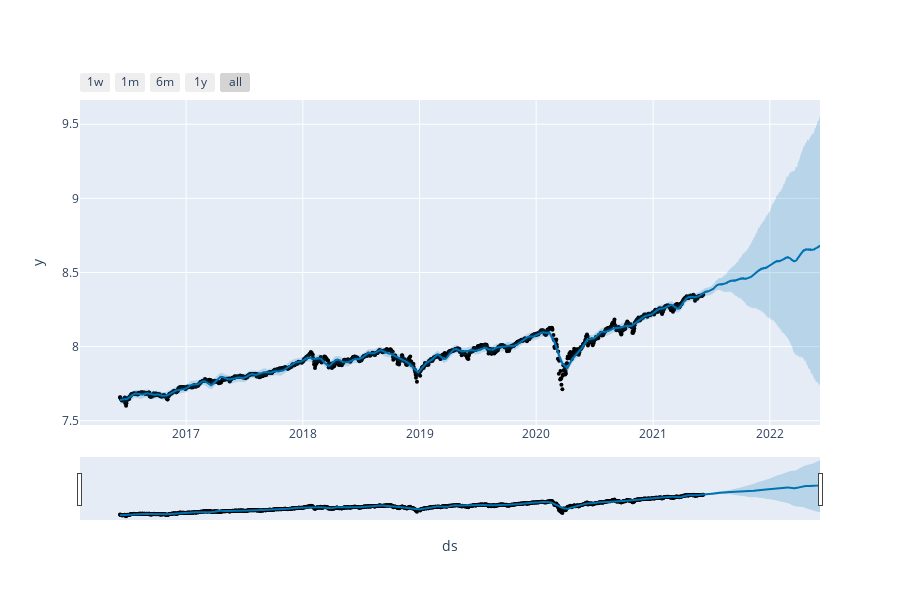

The notebook cell this image was saved under:
### Code cell
plot_plotly(model, forecast)

### Figure 1 — Plotly figure (JSON) as saved in the notebook; plotly's stock layout.template omitted (floating-point values rounded to 4 significant figures; data arrays with more than 128 entries replaced by an {"elided": "..."} marker saying what was removed)
{"data": [{"marker": {"color": "black", "size": 4}, "mode": "markers", "name": "Actual", "type": "scatter", "x": {"elided": "1258 str values"}, "y": {"elided": "1258 float values"}}, {"hoverinfo": "skip", "line": {"width": 0}, "mode": "lines", "type": "scatter", "x": {"elided": "1623 str values"}, "y": {"elided": "1623 float values"}}, {"fill": "tonexty", "fillcolor": "rgba(0, 114, 178, 0.2)", "line": {"color": "#0072B2", "width": 2}, "mode": "lines", "name": "Predicted", "type": "scatter", "x": {"elided": "1623 str values"}, "y": {"elided": "1623 float values"}}, {"fill": "tonexty", "fillcolor": "rgba(0, 114, 178, 0.2)", "hoverinfo": "skip", "line": {"width": 0}, "mode": "lines", "type": "scatter", "x": {"elided": "1623 str values"}, "y": {"elided": "1623 float values"}}], "layout": {"height": 600, "showlegend": false, "width": 900, "xaxis": {"rangeselector": {"buttons": [{"count": 7, "label": "1w", "step": "day", "stepmode": "backward"}, {"count": 1, "label": "1m", "step": "month", "stepmode": "backward"}, {"count": 6, "label": "6m", "step": "month", "stepmode": "backward"}, {"count": 1, "label": "1y", "step": "year", "stepmode": "backward"}, {"step": "all"}]}, "rangeslider": {"visible": true}, "title": {"text": "ds"}, "type": "date"}, "yaxis": {"title": {"text": "y"}}}}
